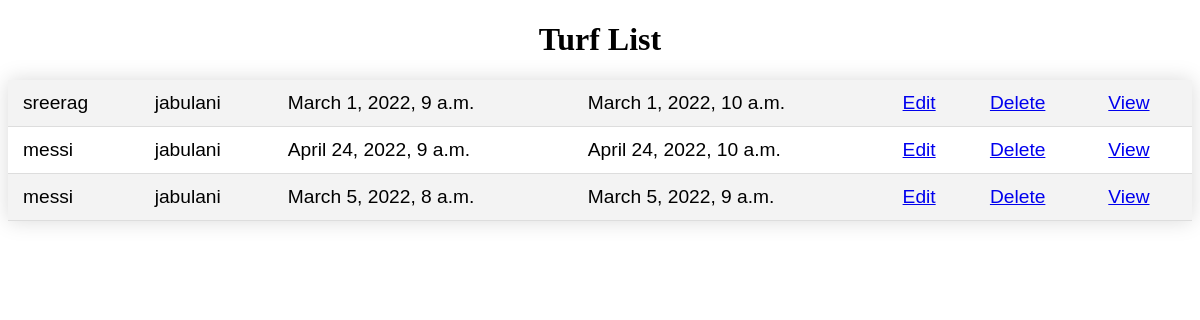
The page /view-booking on the database its author committed.
### turfapp/models.py (models this page shows, shortened)
class Booking(models.Model):
    user = models.ForeignKey(User, on_delete=models.CASCADE)
    turf = models.ForeignKey(Turf, on_delete=models.CASCADE)
    start_time = models.DateTimeField()
    end_time = models.DateTimeField()

class Turf(models.Model):
    name = models.CharField(max_length=255)
    location = models.CharField(max_length=255)
    price_per_hour = models.DecimalField(max_digits=6, decimal_places=2)
    availability = models.BooleanField(default=True)
    def __str__(self):
        return self.name

### turfapp/views.py (the view)
# urls.py: path('view-booking',Viewbooking.as_view(),name = 'viewbooking'),
class Viewbooking(ListView):
    model = Booking
    context_object_name = 'viewbooking'
    template_name = 'viewbooking.html'

### templates/viewbooking.html (shortened to what this page needs)
{% load static %}
<!DOCTYPE html>
<html lang="en">
<head>
        <link rel="stylesheet" href="{% static 'css/turflist.css' %}">
</head>
<body>
<h1 align="center">Turf List</h1>
<table>
    {% for booking in viewbooking %}
    <tr>
        <td> {{booking.user}}</td>
        <td> {{booking.turf}}</td>
        <td> {{booking.start_time}}</td>
        <td> {{booking.end_time}}</td>
        <td><a href="{% url 'booking-update' booking.id %}">Edit</a></td>
        <td><a href="{% url 'booking-delete' booking.id %}">Delete</a></td>
        <td><a href="{% url 'booking-detail' booking.id %}">View</a></td>
    </tr>
    {% endfor %}
</table>
</body>
</html>

### turfapp/static/css/turflist.css (style rules this page uses)
table { width: 100%; border-collapse: collapse; margin: 20px 0; font-size: 1.2em; font-family: sans-serif; min-width: 400px; box-shadow: 0 0 20px rgba(0, 0, 0, 0.15); }
th, td { padding: 12px 15px; text-align: left; border-bottom: 1px solid #ddd; }
tbody tr:nth-of-type(even) { background-color: #f3f3f3; }

### rows shown on the page
Booking: user "sreerag", turf "jabulani", start_time "March 1, 2022, 9 a.m.", end_time "March 1, 2022, 10 a.m."
Booking: user "messi", turf "jabulani", start_time "April 24, 2022, 9 a.m.", end_time "April 24, 2022, 10 a.m."
Booking: user "messi", turf "jabulani", start_time "March 5, 2022, 8 a.m.", end_time "March 5, 2022, 9 a.m."
